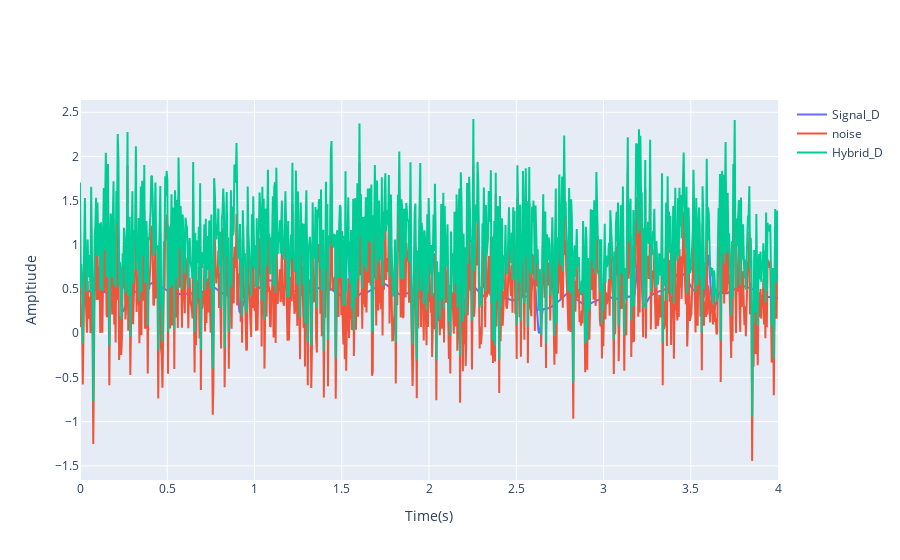

The notebook cell this image was saved under:
### Code cell
fig = go.Figure()
N = 1000
x_axis = np.linspace(0, 4, N)

fig.add_traces(go.Scatter( 
                        x = x_axis, y = signal_D, mode='lines', name= 'Signal_D'))
fig.add_traces(go.Scatter(
                        x = x_axis, y = noise_1, mode='lines', name = 'noise'))
fig.add_traces(go.Scatter(
                        x = x_axis, y = signal_D + noise_1, mode='lines', name = 'Hybrid_D'))
fig.update_layout(
    xaxis_title = 'Time(s)',
    yaxis_title = 'Ampltiude',
)

### Figure 1 — Plotly figure (JSON) as saved in the notebook; plotly's stock layout.template omitted (floating-point values rounded to 4 significant figures; data arrays with more than 128 entries replaced by an {"elided": "..."} marker saying what was removed)
{"data": [{"mode": "lines", "name": "Signal_D", "type": "scatter", "x": {"elided": "1000 float values"}, "y": {"elided": "1000 float values"}}, {"mode": "lines", "name": "noise", "type": "scatter", "x": {"elided": "1000 float values"}, "y": {"elided": "1000 float values"}}, {"mode": "lines", "name": "Hybrid_D", "type": "scatter", "x": {"elided": "1000 float values"}, "y": {"elided": "1000 float values"}}], "layout": {"xaxis": {"title": {"text": "Time(s)"}}, "yaxis": {"title": {"text": "Ampltiude"}}}}
